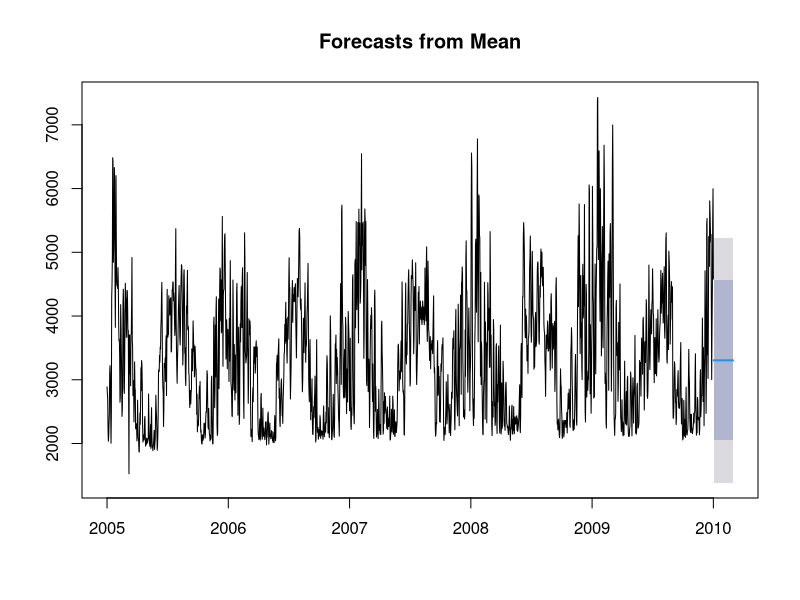
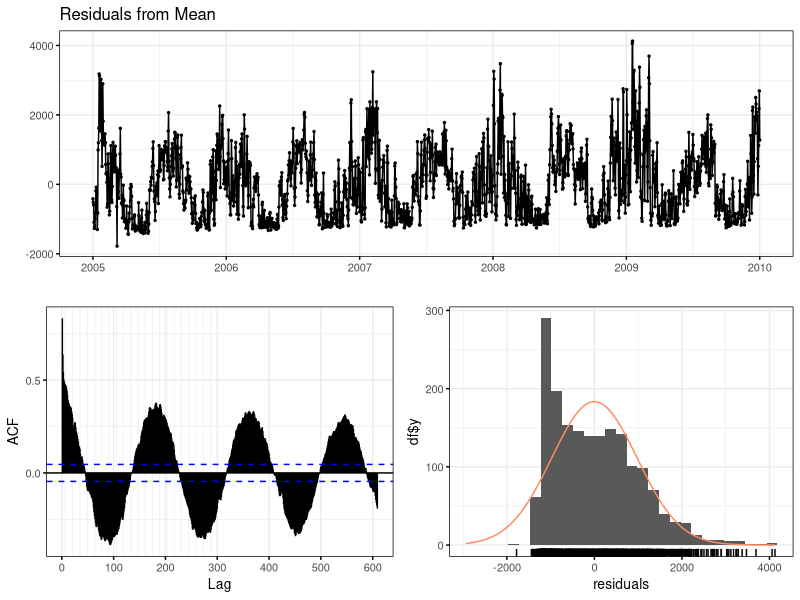

Write the R code that produced these figures, in order. (Note: this script raises an error after producing the figures.)
## ---- chunk 1
#set up chunk options
knitr::opts_chunk$set(echo = TRUE,tidy.opts=list(width.cutoff=80), 
                      tidy=FALSE) 
knitr::opts_chunk$set(warning = FALSE)
knitr::opts_chunk$set(message = FALSE)
## ---- chunk 2
#retrieve libraries
library(here); library(ggplot2); library(forecast)
library(tidyverse)
## ---- chunk 3
#create plot theme
mytheme <- theme_bw(base_size = 10)+
  theme(axis.title = element_text(size = 10, hjust = 0.5),
        plot.title.position = "panel",
        panel.border = element_rect(colour = "black", fill = NA, linewidth = 0.25),
        plot.caption = element_text(hjust = 0),
        legend.box = "vertical",
        legend.location = "plot",
        axis.gridlines = element_line(color = "grey", linewidth = 0.25),
        axis.ticks = element_line(color = "black", linewidth = 0.5),
        axis.grid = element_blank())

#set plot theme
theme_set(mytheme)
## ---- chunk 4
#create full, training, and test datasets
dailyload <- read.csv("./Data/Processed/dailyload.csv")

dailyload_train <- filter(dailyload, date <= "2009-12-31")

dailyload_test <- filter(dailyload, date > "2009-12-31" & date < "2010-02-28")

#create timeseries
daily_msts <- msts(dailyload[,2],
                   start = c(2005,01,01), 
                   seasonal.periods =c(7,365.25))

daily_train_msts <- msts(dailyload_train[,2],
                         start = c(2005,01,01), 
                         seasonal.periods =c(7,365.25))

daily_test_msts <- msts(dailyload_test[,2],
                        start = c(2009,12,31), 
                        seasonal.periods =c(7,365.25))
## ---- chunk 5
#geometric mean on original data
forecast_daily_mean_test <- meanf(daily_train_msts, h=59)
plot(forecast_daily_mean_test)
## ---- chunk 6
#residuals and scores for seasonal naive model
residuals_daily_mean <- checkresiduals(forecast_daily_mean_test)
score_daily_mean <- accuracy(forecast_daily_mean_test, dailyload_test[,2])
score_daily_mean
## ---- chunk 7
#train seasonal naive on original data
forecast_daily_mean <- meanf(daily_msts, h=59) 

#create dataframe of forecast
forecast_daily_mean_df <- data.frame(forecast_daily_mean) %>%
    mutate("date" = seq(as.Date("2011/01/01"), by = "day", length.out = 59)) %>%
    mutate("load" = round(Point.Forecast))%>%
    select(date, load) %>%
    `rownames<-`(NULL) 

#write into csv
write.csv(forecast_daily_snaive_df, 
          file = "~/Duke_R/TSA_Forecasting/Forecasts/forecast_daily_mean.csv",
          row.names = FALSE)
## ---- chunk 8
#Seasonal naive on original data
forecast_daily_snaive_test <- snaive(daily_train_msts, h=59)
plot(forecast_daily_snaive)
## ---- chunk 9
#residuals and scores for seasonal naive model
residuals_daily_snaive <- checkresiduals(forecast_daily_snaive_test)
score_daily_snaive <- accuracy(forecast_daily_snaive_test, dailyload_test[,2])
score_daily_snaive
## ---- chunk 10
#train seasonal naive on original data
forecast_daily_snaive <- snaive(daily_msts, h=59) 

#create dataframe of forecast
forecast_daily_snaive_df <- data.frame(forecast_daily_snaive) %>%
    mutate("date" = seq(as.Date("2011/01/01"), by = "day", length.out = 59)) %>%
    mutate("load" = round(Point.Forecast))%>%
    select(date, load) %>%
    `rownames<-`(NULL) 

#write into csv
write.csv(forecast_daily_snaive_df, 
          file = "~/Duke_R/TSA_Forecasting/Forecasts/forecast_daily_snaive.csv",
          row.names = FALSE)
